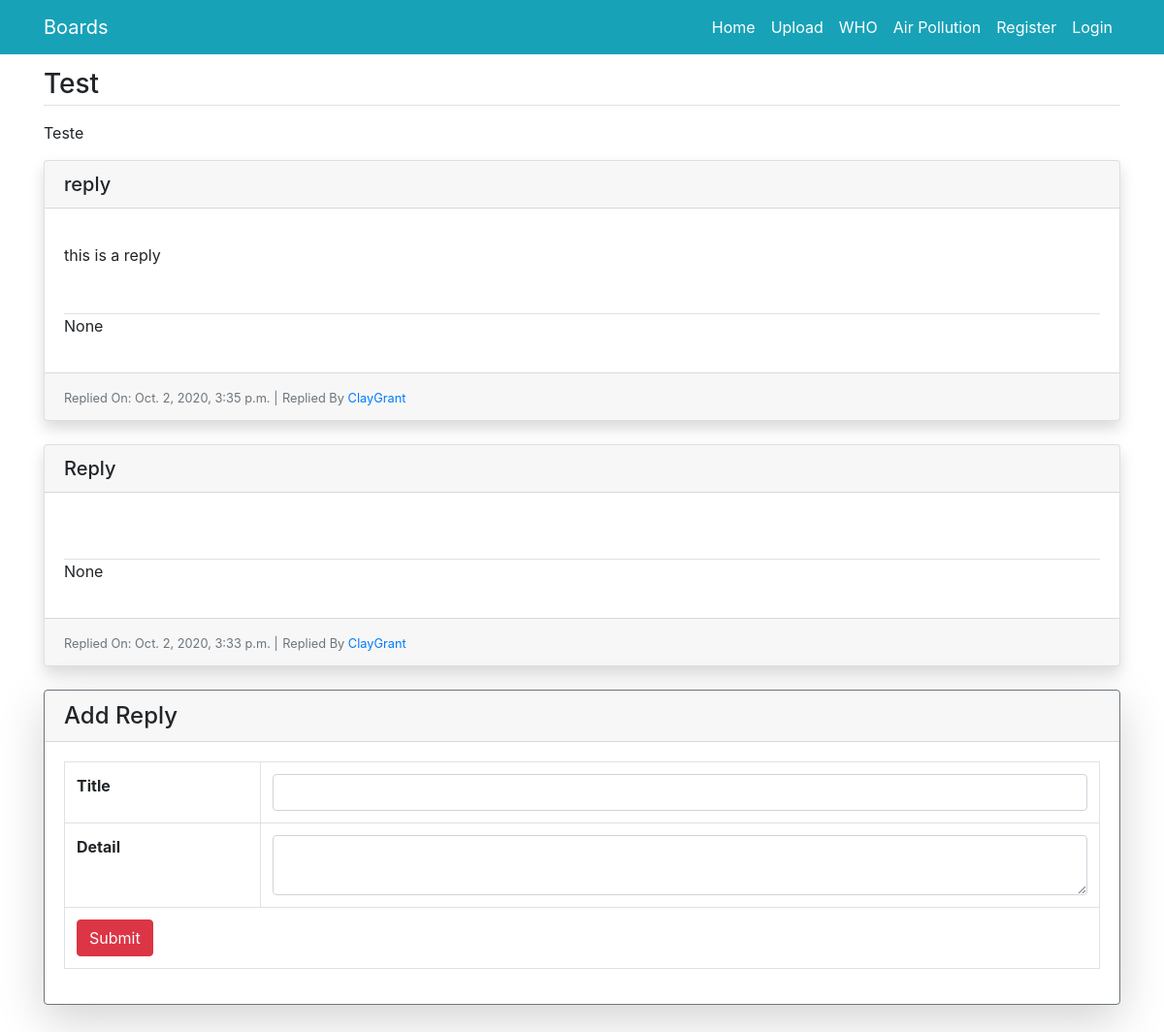
/thread/5, run on the app's committed database.
### forum/models.py (models this page shows, shortened)
class ForumThread(models.Model):
    user_id=models.ForeignKey(User,on_delete=models.CASCADE)
    title=models.CharField(max_length=300)
    description=models.TextField()
    tags=models.CharField(max_length=200,default=None)
    views=models.CharField(max_length=100,default=0)
    add_time=models.DateTimeField(auto_now_add=True,null=True)

class ThreadReply(models.Model):
    user_id=models.ForeignKey(User,on_delete=models.CASCADE,default=1)
    thread_id=models.ForeignKey(ForumThread,on_delete=models.CASCADE)
    title=models.CharField(max_length=300)
    description=models.TextField()
    reply_time=models.DateTimeField(auto_now_add=True,null=True)
    def get_signature(self):
        return Setting.objects.filter(user_id=self.user_id).first()

### forum/views.py (the view)
# urls.py: path('thread/<int:id>',views.thread_detail,name='thread-detail'),
def thread_detail(request,id):
    detail=ForumThread.objects.get(pk=id)
    detail.views=F('views') + 1
    detail.save()
    replies=ThreadReply.objects.order_by('-id').filter(thread_id=id)
    return render(request,'thread-detail.html',{'detail':detail,'replies':replies})

### forum/templates/thread-detail.html (shortened to what this page needs)
{% extends 'layout.html' %}
{% load static %}
{% block content %}
<div class="row">
    <div class="col-12">
        <h3 class="border-bottom mb-2 pb-1">{{detail.title}}</h3>
        {% if detail.description %}
        <p class="text-muted">{{detail.description|safe}}</p>
        {% endif %}
        {% for reply in replies %}
        <div class="card mb-4 shadow">
            <h5 class="card-header">
                {{reply.title}}
            </h5>
            <div class="card-body">
                <div class="row">
                    <div class="col-md-12">
                        <p>{{reply.description|safe}}</p>
                        <p class="mt-3 border-top mt-5">{{reply.get_signature|safe}}</p>
                    </div>
                </div>
            </div>
            <div class="card-footer">
                <small class="text-muted">Replied On: {{reply.reply_time}} |</small>
                <small class="text-muted">
                    Replied By <a href="/user/{{reply.user_id.id}}">{{reply.user_id.username}}</a>
                </small>
            </div>
        </div>
        {% endfor %}
        <div class="card border-secondary shadow-lg mb-5">
            <h4 class="card-header">Add Reply</h4>
            <div class="card-body">
                <div class="table-responsive">
                    <form method="post" action="/reply/{{detail.id}}">
                        <table class="table table-bordered">
                            <tr>
                                <th>Title</th>
                                <td>
                                    <input type="text" class="form-control" name="reply_title" />
                                </td>
                            </tr>
                            <tr>
                                <th>Detail</th>
                                <td>
                                    <textarea class="form-control" id="reply_detail" name="reply_detail"></textarea>
                                </td>
                            </tr>
                            <tr>
                                <td colspan="2">
                                    <input type="submit" class="btn btn-danger" value="Submit" />
                                </td>
                            </tr>
                        </table>
                    </form>
                </div>
            </div>
        </div>
    </div>
</div>
{% endblock %}

### forum/templates/layout.html (shortened to what this page needs)
{% load static %}
<!DOCTYPE html>
<html>
<head>
    <link rel="stylesheet" type="text/css" href="{% static 'fa4/css/font-awesome.min.css' %}">
    <link rel="stylesheet" type="text/css" href="{% static 'bootstrap.min.css' %}" />
</head>
<body>
	<nav class="navbar navbar-expand-lg fixed-top navbar-dark bg-info">
		<div class="container">
		  <a class="navbar-brand" href="/">Boards </a>
		  <div class="collapse navbar-collapse" id="navbarNav">
		    <ul class="navbar-nav ml-auto">
		      <li class="nav-item">
		        <a class="nav-link text-white" href="/">Home</a>
			  </li>
			  <li class="nav-item">
				  <a class="nav-link text-white" href="/upload">Upload</a>
			  </li>
			  <li class="nav-item">
				  <a class="nav-link text-white" href="https://www.who.int/" target="_blank">WHO</a>
			  </li>
			  <li class="nav-item">
				<a class="nav-link text-white" href="https://www.who.int/health-topics/air-pollution" target="_blank">Air Pollution</a>
			  </li>
			  {% if user.is_authenticated %}
			  <li class="nav-item">
		        <a class="nav-link text-white" href="/profile">Profile</a>
              </li>
		      <li class="nav-item">
		        <a class="nav-link text-white" href="{% url 'logout' %}">Logout</a>
              </li>
			  {% else %}
			  <li class="nav-item">
		        <a class="nav-link text-white" href="/register">Register</a>
              </li>
              <li class="nav-item">
		        <a class="nav-link text-white" href="/login">Login</a>
			  </li>
			  {% endif %}
		    </ul>
		  </div>
		</div>
	</nav>
	<div class="container" style="margin-top: 70px;">
		{% block content %}
		{% endblock %}
	</div>
</body>
</html>

### data on the page
ForumThread: title "Test", description "Teste"
ThreadReply: title "reply", description "this is a reply", get_signature "None", reply_time "Oct. 2, 2020, 3:35 p.m.", user_id.username "ClayGrant"
ThreadReply: title "Reply", get_signature "None", reply_time "Oct. 2, 2020, 3:33 p.m.", user_id.username "ClayGrant"
